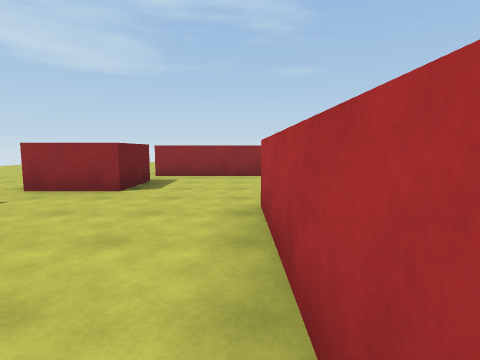
view 1 (above)

15 first-person views from a walk through a Unity game level. The camera is 1.4 m above the floor, tilts 6° down and sees 80° across. The floor is counted in squares, 2 m on a side. Each view is taken from the middle of a square. On the plan, view 1 faces up. The plan holds only what a view shows up to about 10 squares ahead; the rest is blank. The place goes on beyond the plan. The player character is not drawn.

view 2
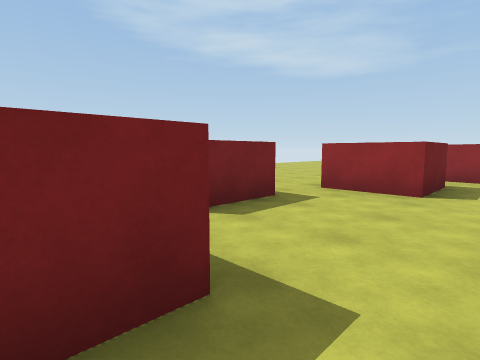

view 3
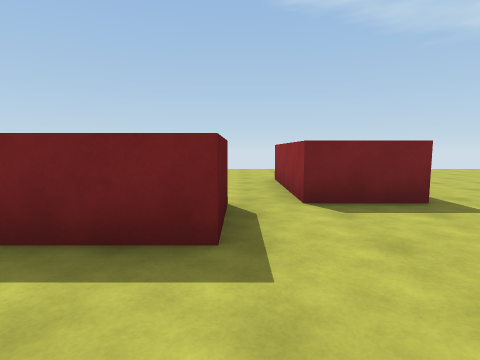

view 4
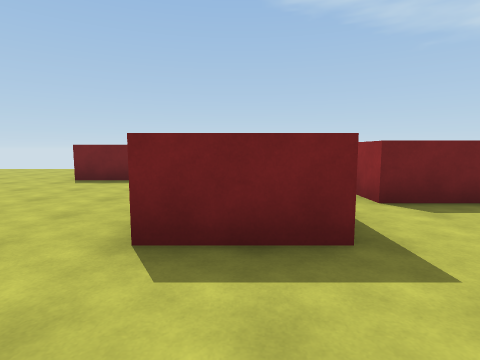

view 5
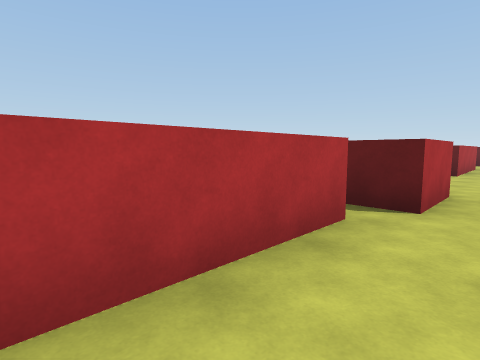

view 6
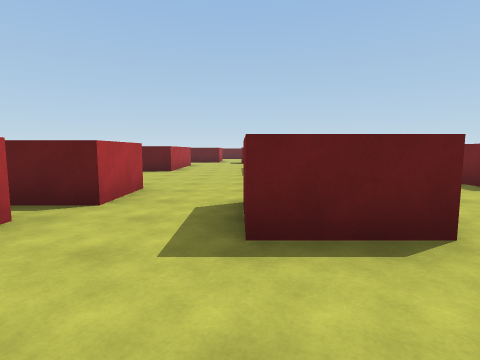

view 7
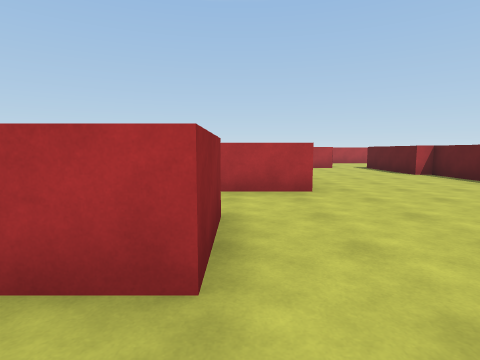

view 8
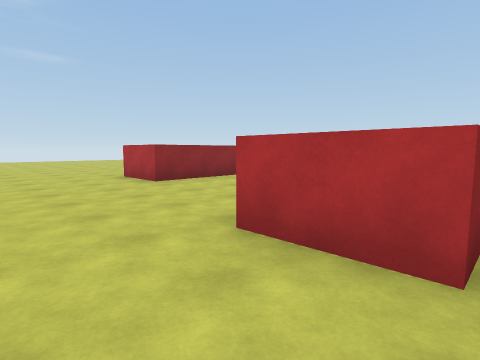

view 9
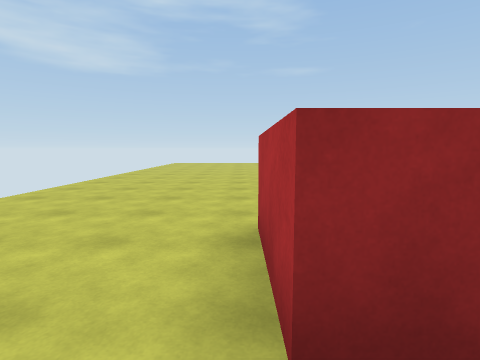

view 10
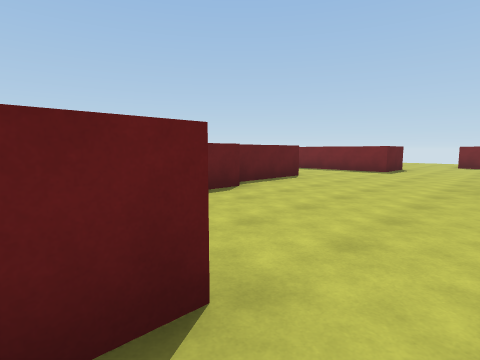

view 11
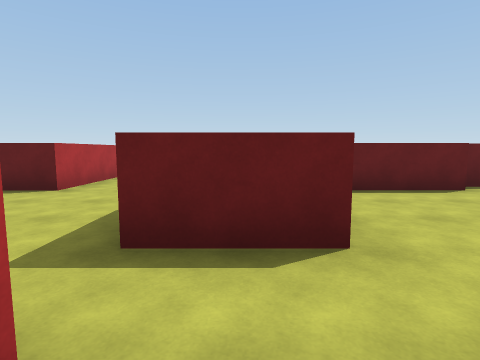

view 12
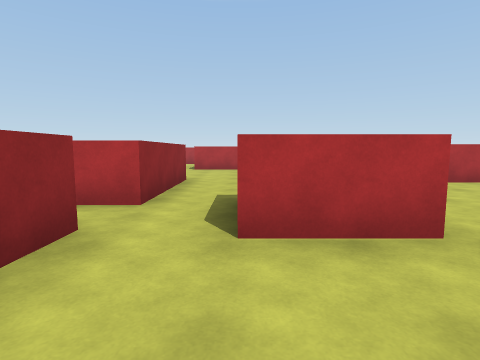

view 13
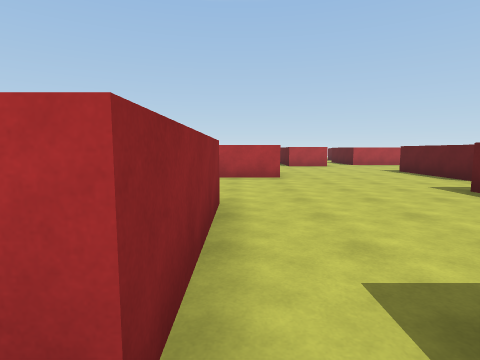

view 14
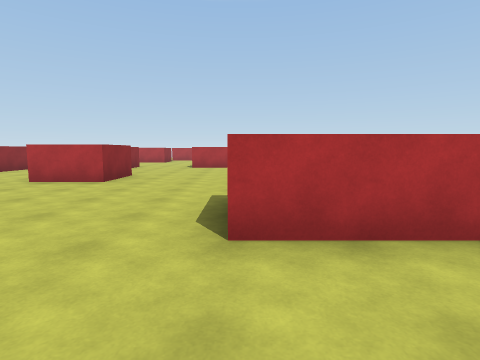

view 15
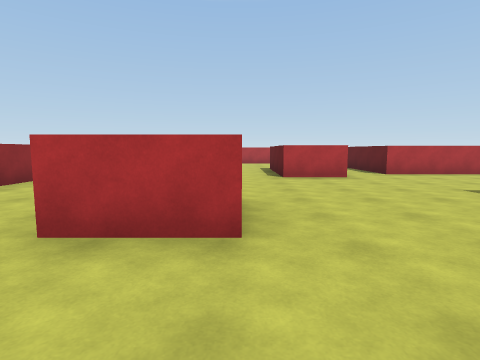

### Floor plan
Points are (right, up) in squares from view 1. A wall is a line through its corners. A room is listed if a view was taken in it or the views show most of it. See-through windows are left out.
Room 1 (views 1, 2, 3, 4, 5, 6, 7, 9, 12)
walls: (-6.6, -2.4) (-6.6, -3.9); (-3.8, 0.8) (-2, 0.8) (-2, -0.8) (-3.7, -0.8) (-3.7, 0.2); (-4.1, -5.1) (-2.7, -5.1) (-2.7, -6.6); (-0.2, -2.2) (-0.2, -0.6) (1, -0.6); (-8.2, -3.8) (-8.2, -2.1); (0.3, 0.1) (0.3, 3.6); (-3.7, 3.5) (-3.7, 1.8) (-6.8, 1.8) (-6.8, 3.5); (-2, 4.8) (-3.8, 4.8); (0.3, -10) (0.3, -6.4) (3.1, -6.4) (3.1, -5.9) (5.1, -5.9); (6.5, -1.7) (5.6, -1.7); (6.2, -4.6) (6.2, -3)
ways out: opening at (-9.5, -3) to room 2; opening at (-6, -4) to room 2; opening at (-2, 7) to room 3; opening at (-1, 4) to room 3; opening at (7, -3.5) to room 3; opening at (1, 0)
Room 2 (view 8)
walls: (-7.8, -3.8) (-8.2, -3.8)
ways out: opening at (-9.5, -3) to room 1; opening at (-6, -4) to room 1; opening at (-9.5, -8.5)
Room 3 (views 10, 11, 13, 14, 15)
walls: (10.8, -1.7) (7.6, -1.7) (7.6, -0.9); (15.9, -3) (14.2, -3) (14.2, -1.4); (18.5, 1.7) (17.1, 1.7); (13.4, -7.2) (16.4, -7.2); (6.2, -3) (7.9, -3); (19.3, -5.9) (19.3, -4.1) (22, -4.1); (10.2, -8.4) (10.2, -5.9) (11.9, -5.9); (20.2, -10) (20.2, -7.2); (0.6, 7.7) (-2.4, 7.7); (-2, 6.5) (-2, 4.8)
ways out: opening at (-2, 7) to room 1; opening at (-1, 4) to room 1; opening at (7, -3.5) to room 1; opening at (21.5, -6.5)

Positions as (right, up) in squares from view 1, and headings:
1: (0, 0), facing up
2: (-1, 0), facing up-left
3: (0, 1), facing left
4: (0, 0), facing left
5: (-1, 3), facing down-right
6: (-2, 3), facing down
7: (-5, -1), facing right
8: (-10, -4), facing up-right
9: (-7, 1), facing up
10: (7, -2), facing down-left
11: (7, -1), facing down
12: (4, -3), facing right
13: (7, -2), facing right
14: (8, -6), facing right
15: (12, -3), facing right
